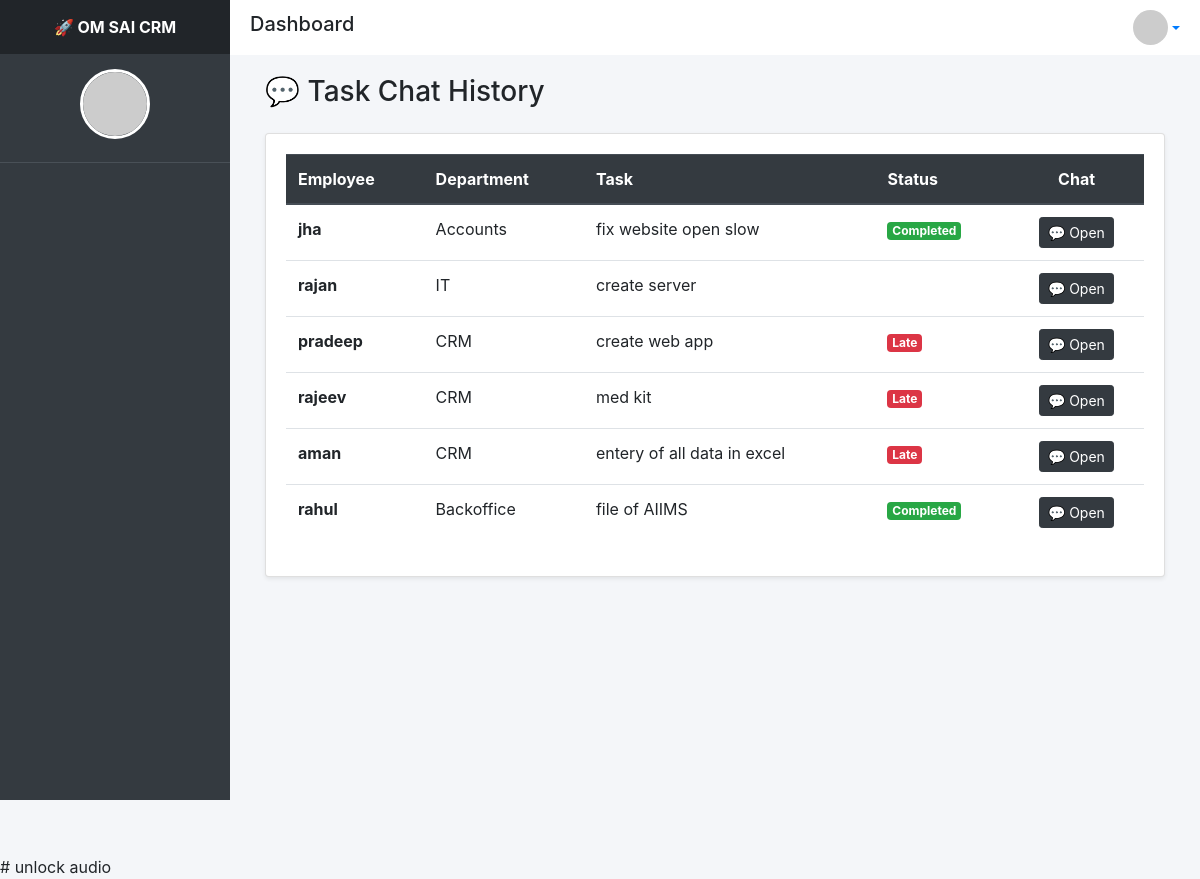
Screenshot of /dashboard/task-chat-history/ with the database file from the repository.
### tasks/models.py (models this page shows, shortened)
class TaskAssignment(models.Model):
    STATUS_CHOICES = [
        ('assigned', 'Assigned'),
        ('accepted', 'Accepted'),
        ('in_progress', 'In Progress'),
        ('paused', 'Paused'),
        ('done', 'Done (Waiting Approval)'),
        ('completed', 'Completed'),
        ('rejected', 'Rejected'),
    ]
    PRIORITY_CHOICES = [
        ('high', 'High'),
        ('medium', 'Medium'),
        ('low', 'Low'),
    ]
    employee = models.ForeignKey(Employee, on_delete=models.CASCADE, related_name="tasks")
    task = models.ForeignKey(KRATask, on_delete=models.CASCADE)
    assigned_by = models.ForeignKey(User, on_delete=models.CASCADE)
    rejection_reason = models.TextField(null=True, blank=True)
    is_resubmitted = models.BooleanField(default=False)
    assigned_date = models.DateTimeField(auto_now_add=True)
    completion_note = models.TextField(blank=True, null=True)
    is_candidate = models.BooleanField(default=False)
    deadline = models.DateTimeField()
    status = models.CharField(max_length=20, choices=STATUS_CHOICES, default='assigned')
    priority = models.CharField(max_length=20, choices=PRIORITY_CHOICES, default='medium')
    progress = models.IntegerField(default=0)
    remarks = models.TextField(blank=True, null=True)
    start_time = models.DateTimeField(null=True, blank=True)
    completed_at = models.DateTimeField(null=True, blank=True)
    approved_by = models.ForeignKey(
        User,
        null=True,
        blank=True,
        on_delete=models.SET_NULL,
        related_name='approved_tasks'
    )
    approved_at = models.DateTimeField(null=True, blank=True)
    @property
    def is_overdue(self):
        return (
            self.deadline and
            self.status not in ['completed'] and
            self.deadline < timezone.now()
        )

### employees/models.py (models this page shows, shortened)
class Employee(models.Model):
    ROLE_CHOICES = [
        ('admin', 'Admin'),
        ('manager', 'Manager'),
        ('employee', 'Employee'),
    ]
    STATUS_CHOICES = [
        ('active', 'Active'),
        ('inactive', 'Inactive'),
    ]
    user = models.OneToOneField(User, on_delete=models.CASCADE)
    emp_id = models.CharField(max_length=20, unique=True)
    department = models.ForeignKey(Department, on_delete=models.CASCADE)
    designation = models.CharField(max_length=100)
    phone = models.CharField(max_length=20, blank=True, null=True)
    join_date = models.DateField()
    role = models.CharField(max_length=10, choices=ROLE_CHOICES, default='employee')
    status = models.CharField(max_length=10, choices=STATUS_CHOICES, default='active')
    profile_image = models.ImageField(upload_to='employees/', blank=True, null=True)

### department/models.py (models this page shows, shortened)
class Department(models.Model):
    name = models.CharField(max_length=100, unique=True)
    description = models.TextField(blank=True, null=True)
    created_at = models.DateTimeField(auto_now_add=True)

### kra/models.py (models this page shows, shortened)
class KRATask(models.Model):
    FREQUENCY_CHOICES = [
        ("daily", "Daily"),
        ("weekly", "Weekly"),
        ("monthly", "Monthly"),
    ]
    category = models.ForeignKey(
        KRACategory,
        on_delete=models.CASCADE,
        related_name="tasks"
    )
    title = models.CharField(max_length=255)
    description = models.TextField()
    frequency = models.CharField(
        max_length=20,
        choices=FREQUENCY_CHOICES
    )
    expected_duration = models.DurationField()
    max_score = models.PositiveIntegerField(default=100)
    is_active = models.BooleanField(default=True)
    created_at = models.DateTimeField(auto_now_add=True)
    class Meta:
        ordering = ['-created_at']

### dashboard/views.py (the view)
# urls.py: path('task-chat-history/', views.task_chat_history, name='task_chat_history'),
def task_chat_history(request):
    tasks = TaskAssignment.objects.select_related(
    'employee__user',
    'employee__department',
    'task'
    ).prefetch_related('comments__user').order_by('-assigned_date')
    department_id = request.GET.get('department')
    employee_id = request.GET.get('employee')
    status = request.GET.get('status')
    search = request.GET.get('search')
    if department_id:
        tasks = tasks.filter(employee__department_id=department_id)
    if employee_id:
        tasks = tasks.filter(employee_id=employee_id)
    if status:
        tasks = tasks.filter(status__iexact=status)
    if search:
        tasks = tasks.filter(
            Q(employee__user__username__icontains=search) |
            Q(task__title__icontains=search)
        )
    return render(request, 'dashboard/task_chat_history.html', {
        'tasks': tasks,
        'departments': Department.objects.all(),
        'employees': Employee.objects.all(),
        'department_id': department_id,
        'employee_id': employee_id,
        'status': status,
        'search': search,
    })

### dashboard/templates/dashboard/task_chat_history.html (shortened to what this page needs)
{% extends 'base.html' %}
{% block content %}
<div class="container-fluid">
    <div class="d-flex justify-content-between align-items-center mb-3">
        <h3>💬 Task Chat History</h3>
    </div>
    <div class="card shadow-sm">
        <div class="card-body table-responsive">
            <table class="table table-hover">
                <thead class="thead-dark">
                    <tr>
                        <th>Employee</th>
                        <th>Department</th>
                        <th>Task</th>
                        <th>Status</th>
                        <th class="text-center">Chat</th>
                    </tr>
                </thead>
                <tbody>
                {% for t in tasks %}
                <tr>
                    <td><strong>{{ t.employee.user.username }}</strong></td>
                    <td>{{ t.employee.department.name }}</td>
                    <td>{{ t.task.title }}</td>
                    <td>
                        {% if t.status == 'completed' %}
                            <span class="badge badge-success">Completed</span>
                        {% elif t.status == 'done' %}
                            <span class="badge badge-warning">Pending</span>
                        {% elif t.status == 'rejected' %}
                            <span class="badge badge-danger">Rejected</span>
                        {% elif t.is_overdue %}
                            <span class="badge badge-danger">Late</span>
                        {% endif %}
                    </td>
                    <td class="text-center">
                        <button class="btn btn-dark btn-sm"
                                data-toggle="modal"
                                data-target="#chatModal{{ t.id }}">
                            💬 Open
                        </button>
                    </td>
                </tr>
                {% empty %}
                <tr>
                    <td colspan="5" class="text-center">No tasks found</td>
                </tr>
                {% endfor %}
                </tbody>
            </table>
        </div>
    </div>
</div>
{% endblock %}

### templates/base.html (shortened to what this page needs)
{% load static %}
<!DOCTYPE html>
<html lang="en">
<head>
<link rel="stylesheet" href="https://cdn.jsdelivr.net/npm/bootstrap@4.6.2/dist/css/bootstrap.min.css">
<link rel="stylesheet" href="https://cdnjs.cloudflare.com/ajax/libs/font-awesome/6.5.0/css/all.min.css">
</head>
<body data-chat-url="{% url 'task_chat_history' %}">
<div class="sidebar">
    <div class="brand">🚀 OM SAI CRM</div>
    <div class="profile-box">
        <img src="{% if request.user.is_superuser and request.user.userprofile.profile_image %}
            {{ request.user.userprofile.profile_image.url }}
          {% elif request.user.employee.profile_image %}
            {{ request.user.employee.profile_image.url }}
          {% else %}
            https://ui-avatars.com/api/?name={{ request.user.username }}
          {% endif %}"
             class="profile-img">
    </div>
    <div class="menu">
    </div>
</div>
<div class="topbar">
    <h5>{% block header_title %}Dashboard{% endblock %}</h5>
    <div class="dropdown">
        <a class="d-flex align-items-center dropdown-toggle" href="#" data-toggle="dropdown">
            <img src="{% if request.user.is_superuser %}
            https://ui-avatars.com/api/?name={{ request.user.username }}
          {% elif request.user.employee.profile_image %}
            {{ request.user.employee.profile_image.url }}
          {% else %}
            https://ui-avatars.com/api/?name={{ request.user.username }}
          {% endif %}"
                 width="35" height="35"
                 class="rounded-circle">
        </a>
    </div>
</div>
<div class="content">
    {% block content %}{% endblock %}
</div>
# unlock audio
</body>
</html>

### templates/base.html (style rules this page uses)
body { background: #f4f6f9; margin: 0; }
.sidebar { height: 100vh; background: #343a40; color: white; position: fixed; width: 230px; display: flex; flex-direction: column; overflow-y: auto; overflow-x: hidden; scroll-behavior: smooth; }
.brand { text-align: center; padding: 15px; background: #212529; font-weight: bold; position: sticky; top: 0; z-index: 10; }
.profile-box { text-align: center; padding: 15px; border-bottom: 1px solid #495057; }
.profile-img { width: 70px; height: 70px; border-radius: 50%; object-fit: cover; border: 3px solid #fff; margin-bottom: 8px; }
.menu { flex-grow: 1; }
.topbar { background: white; margin-left: 230px; padding: 10px 20px; display: flex; justify-content: space-between; align-items: center; position: sticky; top: 0; z-index: 1000; }
.content { margin-left: 230px; padding: 20px; min-height: 100vh; }

### rows the page displays
TaskAssignment: employee.user.username "jha", employee.department.name "Accounts", task "fix website open slow", status "Completed"
TaskAssignment: employee.user.username "rajan", employee.department.name "IT", task "create server"
TaskAssignment: employee.user.username "pradeep", employee.department.name "CRM", task "create web app", status "Late"
TaskAssignment: employee.user.username "rajeev", employee.department.name "CRM", task "med kit", status "Late"
TaskAssignment: employee.user.username "aman", employee.department.name "CRM", task "entery of all data in excel", status "Late"
TaskAssignment: employee.user.username "rahul", employee.department.name "Backoffice", task "file of AIIMS", status "Completed"
